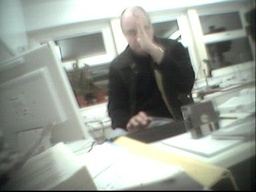
//> input picture Software/xxx.jpg, 256 x 192 px, shrunk from 384 x 288 before the run, given in place of ab-square.jpg, which was not available
$ ./Painter   (built with g++ and OpenCV 4)
//> lines starting //> are read from the running program, lines starting //| are printed output that depends on the picture; after the words box and inside, x2 and y2 are one past the last pixel; in counts of white or black regions, pixels touching at a corner belong together; pictures that were not available may be replaced by others from this repository, and a replacement may not be noted
//> further down, org is the input picture: 192 rows x 256 cols, CV_8UC3; mean B, G, R 147.6, 155.3, 149.9
### Software/src/Painter.h
/*
 * Painter.h
 *
 *  Created on: 3 Oct 2016
 *      Author: ensab
 */

#ifndef PAINTER_H_
#define PAINTER_H_

#include <cv.h>
#include <highgui.h>

using namespace cv;

#define MAX_PIXEL 255

class Painter
{
public:
	Painter(const Mat original, bool db);
	void Paint();
	void Draw();
	void ShowResult(const Mat img, char* title);
	void Show();

private:

	uchar GetPixelMono(const Mat img, int x, int y);
	void PutPixelMono(Mat img, int x, int y, uchar p);
	void GetPixel(const Mat img, int x, int y, uchar p[]);
	void PutPixel(Mat img, int x, int y, uchar p[]);
	uchar Percentile(const Mat img, double percentile);
	void GoColour(Mat img, uchar p[]);
	void Threshold(Mat image, double percentile);
	void Blob(Mat image, Point pixel, uchar colour[], double d);
	void Stroke(Mat image, int count, uchar colour[], double d);
	uint PixelDifference2(uchar a[], uchar b[]);
	uchar PixelDifference(uchar a[], uchar b[]);
	void ImageDifference(Mat a, Mat b);
	void ConvexQuadrilateral(Point corner[]);


	int frameCount;
	int frameXOff;
	int frameYOff;
	int pixelCount;
	int imageWidth;
	int imageHeight;
	double blob;
	double thresholdValue;
	double brushReduction;
	int strokes;
	bool keepGoing;
	double big;
	double b;
	int largestContourIndex;
	int track;
	int pix;
	bool debug;

	Mat original;
	Mat difference;
	Mat painting;
	Mat kernel;
	Mat eroded;
	vector<vector<Point> > contours;
	vector<Vec4i> hierarchy;
	double average[3];
	uchar pixel[3];
	vector<Point> pixels;
};

inline uchar Painter::GetPixelMono(Mat img, int x, int y)
{
	if(x < 0 || y < 0 || x >= imageWidth || y >= imageHeight)
	{
		if(debug)
			cout << "Reading outside the frame." << endl;
		return 0;
	}
	int pos = img.channels()*(img.cols*y + x);
	return img.data[pos];
}

inline void Painter::PutPixelMono(Mat img, int x, int y, uchar p)
{
	if(x < 0 || y < 0 || x >= imageWidth || y >= imageHeight)
	{
		if(debug)
			cout << "Writing outside the frame." << endl;
		return;
	}
	int pos = img.channels()*(img.cols*y + x);
	img.data[pos] = p;
}

inline void Painter::GetPixel(Mat img, int x, int y, uchar p[])
{
	if(x < 0 || y < 0 || x >= imageWidth || y >= imageHeight)
	{
		if(debug)
			cout << "Reading outside the frame." << endl;
		p[0] = p[1] = p[2] = 0;
		return;
	}
	int pos = img.channels()*(img.cols*y + x);
	p[0] = img.data[pos];
	p[1] = img.data[pos + 1];
	p[2] = img.data[pos + 2];
}

inline void Painter::PutPixel(Mat img, int x, int y, uchar p[])
{
	if(x < 0 || y < 0 || x >= imageWidth || y >= imageHeight)
	{
		if(debug)
			cout << "Writing outside the frame." << endl;
		return;
	}
	int pos = img.channels()*(img.cols*y + x);
	img.data[pos] = p[0];
	img.data[pos + 1] = p[1];
	img.data[pos + 2] = p[2];
}


#endif /* PAINTER_H_ */

### Software/src/Painter.cpp
//============================================================================
// Name        : Painter.cpp
// Author      : Adrian Bowyer
// Version     :
// Copyright   : GPL
// Description : Painting robot control program
//============================================================================

#include <iostream>
#include <stdlib.h>
#include <stdio.h>
#include <math.h>
#include <algorithm>
using namespace std;

#include "Painter.h"

#define STROKES 2000
#define REPORT 200

void Painter::ShowResult(Mat img, char* title)
{
	char text[100];
	sprintf(text,"%s %d", title, frameCount);

	cvNamedWindow(text, CV_WINDOW_AUTOSIZE);
	cvMoveWindow(text, 100+frameXOff, 100+frameYOff);

	frameXOff += 50;
	frameYOff += 50;

	IplImage copy = img;
	IplImage* new_image = &copy;

	cvShowImage(text, new_image );

	cvWaitKey(0);

	// release the image
	//cvReleaseImage(&img );
	frameCount++;
}


uchar Painter::Percentile(Mat img, double percentile)
{
	int histogram[MAX_PIXEL];
	for(int i = 0; i < MAX_PIXEL; i++)
		histogram[i] = 0;
	uchar p;

	for(int x = 0; x < imageWidth; x++)
		for(int y = 0; y < imageHeight; y++)
		{
			p = GetPixelMono(img, x, y);
			histogram[p]++;
		}

	//for(int i = 0; i < MAX_PIXEL; i++)
	//	cout << histogram[i] << ' ';
	//cout << endl;

	double frac = percentile*pixelCount;
	//cout << "frac: " << frac << endl;

	double total = 0;

	for(int i = 0; i < MAX_PIXEL; i++)
	{
		total += (double)histogram[i];
		if(total >= frac)
			return i;
	}

	cerr << "Can't find percentile in histogram!" << endl;

	return MAX_PIXEL;
}


void Painter::GoColour(Mat img, uchar p[])
{
	for(int x = 0; x < imageWidth; x++)
		for(int y = 0; y < imageHeight; y++)
			PutPixel(img, x, y, p);
}


void Painter::Threshold(Mat image, double percentile)
{
	double t = (double)Percentile(image, percentile);
	if(debug)
		cout << "Threshold: " << t << endl;
	threshold(image, image, t, 255.0, THRESH_BINARY);
}


void Painter::Blob(Mat image, Point pixel, uchar colour[], double d)
{
	double r2 = d*d/4;
	for(int y = 0; y < round(d/2); y++)
	{
		int xm = round(sqrt(r2 - y*y));
		for(int x = 0; x < xm; x++)
		{
			PutPixel(image, pixel.x + x, pixel.y + y, colour);
			PutPixel(image, pixel.x - x, pixel.y + y, colour);
			PutPixel(image, pixel.x + x, pixel.y - y, colour);
			PutPixel(image, pixel.x - x, pixel.y - y, colour);
		}
	}
}


void Painter::Stroke(Mat image, int count, uchar colour[], double d)
{
	for(int i = 0; i < count; i++)
		Blob(image, pixels[i], colour, d+1);
}


uint Painter::PixelDifference2(uchar a[], uchar b[])
{
	uint result = 0;
	for(int k = 0; k < 3; k++)
	{
		int diff = a[k] - b[k];
		result += diff*diff;
	}
	return result;
}


uchar Painter::PixelDifference(uchar a[], uchar b[])
{
	uint d2 = PixelDifference2(a, b);
	d2 = sqrt((double)d2)*255.0/441.67295593;  // Scaling factor from 3D to 1D
	return (uchar)d2;
}


void Painter::ImageDifference(Mat a, Mat b)
{
	uchar dataA[3];
	uchar dataB[3];
	uchar pixel;
	for(int x = 0; x < imageWidth; x++)
		for(int y = 0; y < imageHeight; y++)
		{
			GetPixel(a, x, y, dataA);
			GetPixel(b, x, y, dataB);
			pixel = PixelDifference(dataA, dataB);
			PutPixelMono(difference, x, y, pixel);
		}
}


Painter::Painter(const Mat org, bool db)
{
//> called with db = true
	debug = db;

	frameXOff = 0;
	frameYOff = 0;

	org.copyTo(original);
	imageWidth = original.cols;
//> imageWidth = 256
	imageHeight = original.rows;
//> imageHeight = 192
	pixelCount = imageWidth*imageHeight;
//> pixelCount = 49152
	original.copyTo(painting);

	for(int k = 0; k < 3; k++)
		average[k] = 0;

	for(int x = 0; x < imageWidth; x++)
		for(int y = 0; y < imageHeight; y++)
		{
			GetPixel(original, x, y, pixel);
			for(int k = 0; k < 3; k++)
				average[k] += (double)pixel[k];
		}
//> after the loop, pixel = [1, 2, 0]; average = [7254858, 7632785, 7365930]

	for(int k = 0; k < 3; k++)
		pixel[k] = (uchar)(average[k]/(double)pixelCount);

	GoColour(painting, pixel);

	cvtColor(original, difference, CV_BGR2GRAY);
	difference.copyTo(eroded);

	frameCount = 0;
	blob = imageWidth/30;
//> blob = 8
	thresholdValue = 0.7;
	brushReduction = 0.7;

	strokes = 0;
	keepGoing = true;

	ShowResult(org, "original");
}

void Painter::Draw()
{

}

void Painter::Paint()
{
	blob = imageWidth/30;
	thresholdValue = 0.7;
	brushReduction = 0.7;

	strokes = 0;
	keepGoing = true;

	Size *myBlob = new Size(blob, blob);
	kernel = getStructuringElement(MORPH_ELLIPSE, *myBlob);

	while(strokes < STROKES && keepGoing)
	{
		ImageDifference(original, painting);
		if(debug && strokes%REPORT == 0)
			ShowResult(difference, "difference");
		Threshold(difference, thresholdValue);
		if(debug && strokes%REPORT == 0)
			ShowResult(difference, "threshold");
		erode(difference, eroded, kernel);

		findContours(eroded, contours, hierarchy, RETR_LIST, CHAIN_APPROX_SIMPLE);

		big = 0;
		largestContourIndex = -1;

		for(int i = 0; i < contours.size(); i++)
		{
			b = contourArea(contours[i], false);
			if(b > big)
			{
				big = b;
				largestContourIndex=i;
			}
		}

		if(largestContourIndex < 0)
		{
			cout << "biggest null!" << endl;
			return;
		}


		pixels = contours[largestContourIndex];

		track = pixels.size();
		if(track > 20)
		{
			track = track/2;

			average[0] = average[1] = average[2] = 0;
			for(pix = 0; pix < track; pix++)
			{
				GetPixel(original, pixels[pix].x, pixels[pix].y, pixel);
				for(int k = 0; k < 3; k++)
					average[k] += (double)pixel[k];
			}
			for(int k = 0; k < 3; k++)
				pixel[k] = (uchar)(average[k]/(double)track);
			Stroke(painting, track, pixel, blob);
		}else
		{
			cout << "Short contour: " << track << ", blob: " << blob << endl;
			blob = blob*brushReduction;

			if(blob < 2)
				keepGoing = false;
			else
			{
				delete myBlob;
				myBlob = new Size(blob, blob);
				kernel = getStructuringElement(MORPH_ELLIPSE, *myBlob);
			}
		}
		strokes++;
		if(strokes%REPORT == 0)
			ShowResult(painting, "Partial painting");
	}
//> this loop made 131 passes
//> (text in ShowResult, t in Threshold, text in ShowResult (second call), b, big, largestContourIndex, track, pixel) on pass 1: ("difference 1", 90, "threshold 2", 979.5, 2135, 4, 80, [252, 254, 251])
//> (t in Threshold, b, big, largestContourIndex, track, pixel) on passes 2 to 7: (85, 1033, 1830, 9, 65, [44, 45, 44]), (82, 1070, 1515, 3, 52, [250, 254, 253]), (79, 1107, 1107, 25, 31, [251, 253, 241]), (78, 577.5, 1064.5, 11, 52, [31, 32, 30]), (75, 588, 1793.5, 16, 81, [35, 35, 35]), (71, 603, 961.5, 4, 44, [244, 254, 254])
//| Threshold: 90
//| Threshold: 85
//| Threshold: 82
//| Threshold: 79
//| Threshold: 78
//| Threshold: 75
//| Threshold: 71
//| Threshold: 69
//> (output is shown up to pass 8 of 131)
//> pass 1, in ShowResult (call 2), `IplImage copy = img;`:
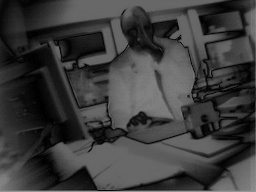
//> copy: 192 rows x 256 cols, CV_8UC1; min 0, max 150, mean 60
//> pass 1, in Threshold, `threshold(image, image, t, 255.0, THRESH_BINARY);`:
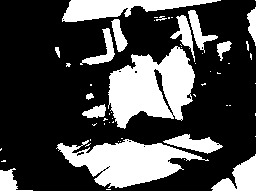
//> image: 192 rows x 256 cols, CV_8UC1; 29.6% white; 55 white regions (40 under 20 px), largest, box (x1, y1, x2, y2) and area: (108, 46, 195, 129) 4530, (56, 139, 209, 188) 3893, (62, 0, 221, 22) 1804
//> pass 1, in Paint, `erode(difference, eroded, kernel);`:
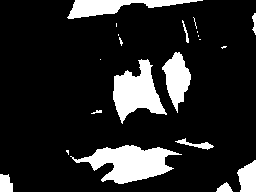
//> eroded: 192 rows x 256 cols, CV_8UC1; 14.9% white; 21 white regions (10 under 20 px), largest, box (x1, y1, x2, y2) and area: (70, 145, 182, 184) 2279, (113, 59, 167, 124) 1831, (67, 0, 203, 19) 1122
//> pass 1, in Paint, `Stroke(painting, track, pixel, blob);`:
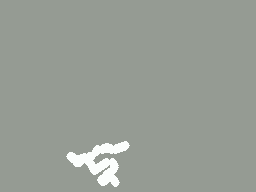
//> painting: 192 rows x 256 cols, CV_8UC3; mean B, G, R 149.6, 157.4, 151.5
//> after the loop:
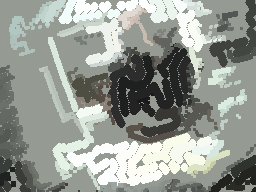
//> painting: 192 rows x 256 cols, CV_8UC3; mean B, G, R 147.3, 154.4, 149.2
//> after the loop:
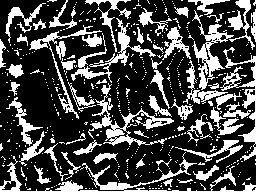
//> difference: 192 rows x 256 cols, CV_8UC1; 28.4% white; 461 white regions (406 under 20 px), largest, box (x1, y1, x2, y2) and area: (0, 152, 256, 192) 1515, (88, 83, 174, 146) 1123, (192, 10, 234, 90) 861
//> after the loop:
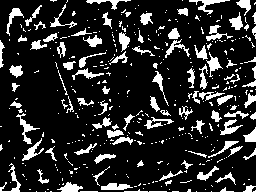
//> eroded: 192 rows x 256 cols, CV_8UC1; 16.5% white; 383 white regions (288 under 20 px)
//> after the loop, kernel = [[0, 1], [1, 1]]; contours = 387 contours, 312 with area under 20; largest, box (x1, y1, x2, y2) and area: (101, 183, 133, 190) 119, (16, 113, 40, 144) 119, (57, 182, 83, 192) 118, (22, 138, 44, 161) 108, (220, 119, 243, 135) 108; big = 119; largestContourIndex = 26; b = 1; track = 19; average = [5798, 6026, 5606]
}

void Painter::Show()
{
	ShowResult(painting, "painting");
}


int main(int argc, char *argv[])
{
	Mat org = cvLoadImage("/home/ensab/Desktop/rrl-cloud/Libraries-and-settings/workspace/opencv-one/resources/ab-square.jpg");
	Painter* p = new Painter(org, true);
	p->Paint();
	//p->Draw();
	p->Show();
	return 0;
}
